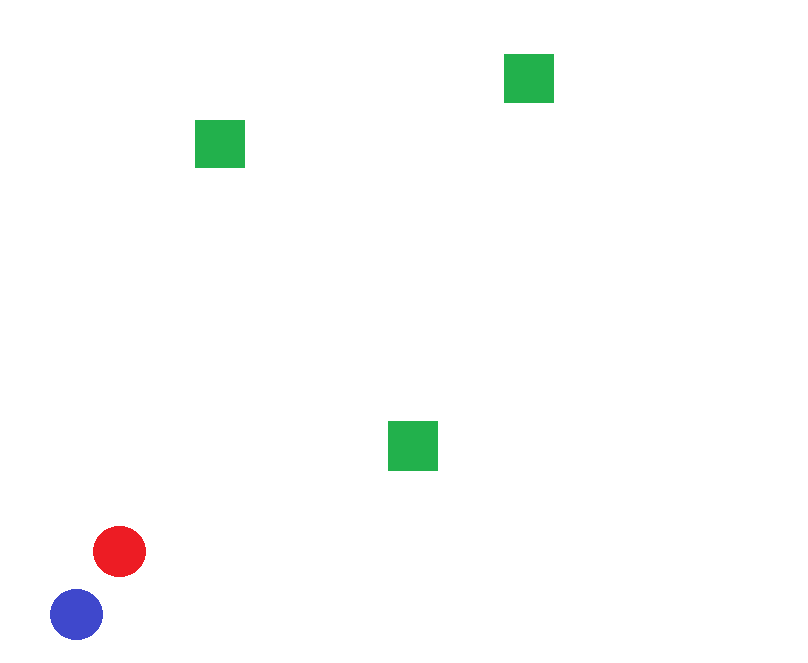
#> input picture test_image.png, 808 x 663 px, given in place of the camera
$ python cv_final.py
#> lines starting #> are read from the running program, lines starting #| are printed output that depends on the picture; after the words box and inside, x2 and y2 are one past the last pixel; in counts of white or black regions, pixels touching at a corner belong together
import numpy as np
import cv2

cv2.namedWindow('result')

cap = cv2.VideoCapture(0)

cap.set(3, 640) # Ширина
cap.set(4, 480) # Высота
cap.set(25, 25) # FPS

# Границы красного
hsv_orange_min = np.array(( 0,  85, 110), np.uint8)
hsv_orange_max = np.array((15, 255, 255), np.uint8)

hsv_violet_min = np.array((160, 160,  50), np.uint8)
hsv_violet_max = np.array((180, 255, 255), np.uint8)

# Границы зеленого
hsv_green_min = np.array((30, 100, 100), np.uint8)
hsv_green_max = np.array((90, 255, 255), np.uint8)

# Границы синего
hsv_blue_min = np.array((100, 150,  50), np.uint8)
hsv_blue_max = np.array((130, 255, 255), np.uint8)

while True:
    flag, image = cap.read()
#> image is the input picture: shape (663, 808, 3); mean B, G, R 251.5, 252.3, 251.1
    hsv_image = cv2.cvtColor(image, cv2.COLOR_BGR2HSV)
#> hsv_image: shape (663, 808, 3); mean H, S, V 2.1, 4.4, 253.7

    red_mask_orange = cv2.inRange(hsv_image, hsv_orange_min, hsv_orange_max)
#> red_mask_orange: shape (663, 808); every value is 0
    red_mask_violet = cv2.inRange(hsv_image, hsv_violet_min, hsv_violet_max)
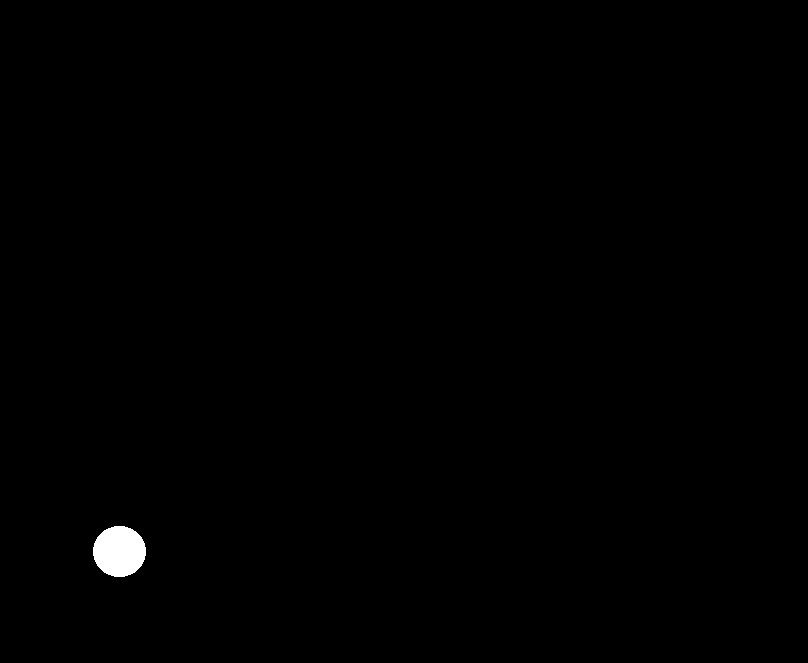
#> red_mask_violet: shape (663, 808); 0.4% white; 1 white region, box (x1, y1, x2, y2) and area: (93, 526, 146, 577) 2122
    red_mask = red_mask_orange + red_mask_violet

    green_mask = cv2.inRange(hsv_image, hsv_green_min, hsv_green_max)
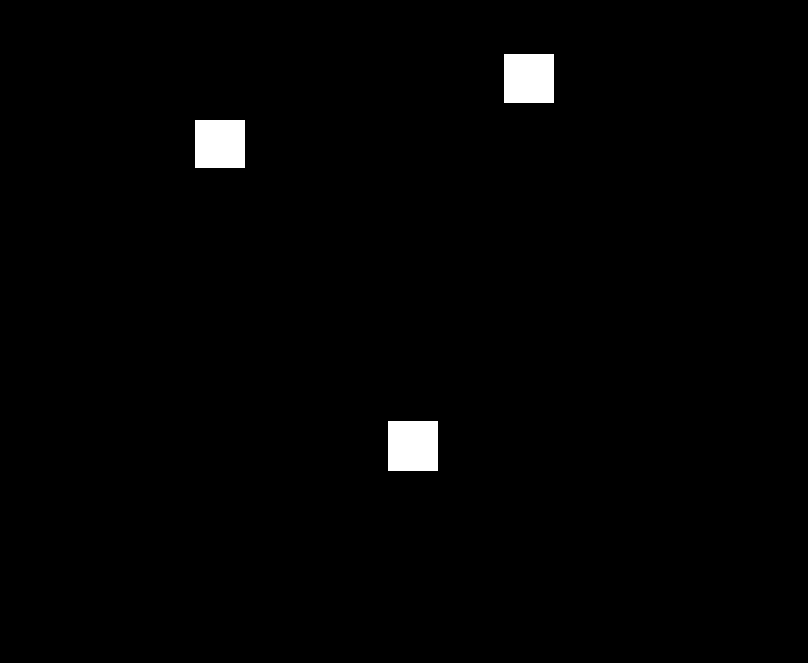
#> green_mask: shape (663, 808); 1.4% white; 3 white regions, box (x1, y1, x2, y2) and area: (388, 421, 438, 471) 2500, (504, 54, 554, 103) 2450, (195, 120, 245, 168) 2400

    blue_mask = cv2.inRange(hsv_image, hsv_blue_min, hsv_blue_max)
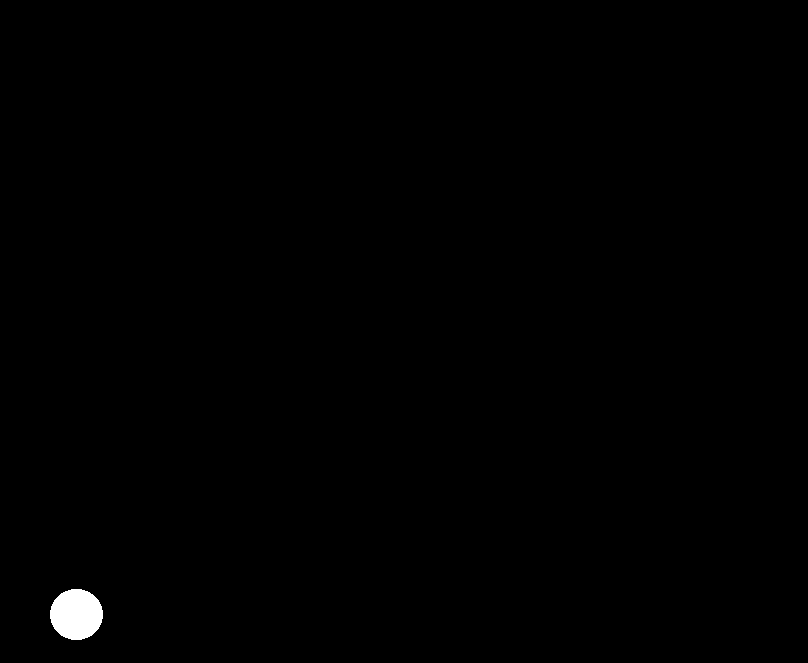
#> blue_mask: shape (663, 808); 0.4% white; 1 white region

    # отобразить красные объекты зеленым контуром
    r_cnts = cv2.findContours(red_mask, cv2.RETR_EXTERNAL, cv2.CHAIN_APPROX_SIMPLE)[1]
#> r_cnts = 1 contour; box (x1, y1, x2, y2) and area: (93, 526, 146, 577) 2049
    cv2.drawContours(image, r_cnts, -1, (0,255,0), 3, cv2.LINE_AA)

    '''
    #  processing red contours in object`s center coordinates
    r_mmnt = cv2.moments(r_cnt)[0]
    r_cx = int(r_mmnt['m10']/r_mmnt['m00'])
    r_cy = int(r_mmnt['m01']/r_mmnt['m00'])

    cv2.circle(image, (r_cx, r_cy), 5, (0, 255, 255), 2)
    cv2.putText(image, "%d-%d" % (r_cx, r_cy), (r_cx+10,r_cy-10), cv2.FONT_HERSHEY_SIMPLEX, 1, (0, 255, 255), 2)
    print(r_cx, '\t', r_cy)
    '''

    # отобразить синие объекты красным контуром
    b_cnts = cv2.findContours(blue_mask, cv2.RETR_EXTERNAL, cv2.CHAIN_APPROX_SIMPLE)[1]
#> b_cnts = 1 contour; box (x1, y1, x2, y2) and area: (50, 589, 103, 640) 2049
    cv2.drawContours(image, b_cnts, -1, (0,0,255), 3, cv2.LINE_AA)


    '''
    #  processing blue contours in object`s center coordinates
    b_mmnt = cv2.moments(b_cnt)[0]
    b_cx = int(b_mmnt['m10']/b_mmnt['m00'])
    b_cy = int(b_mmnt['m01']/b_mmnt['m00'])

    cv2.circle(image, (b_cx, b_cy), 5, (0, 255, 255), 2)
    cv2.putText(image, "%d-%d" % (b_cx, b_cy), (b_cx+10,b_cy-10), cv2.FONT_HERSHEY_SIMPLEX, 1, (0, 255, 255), 2)
    print(b_cx, '\t', b_cy)
    '''

    # отобразить зеленые объекты синим контуром
    g_cnts = cv2.findContours(green_mask, cv2.RETR_EXTERNAL, cv2.CHAIN_APPROX_SIMPLE)[1]
#> g_cnts = 3 contours; box (x1, y1, x2, y2) and area: (388, 421, 438, 471) 2401, (504, 54, 554, 103) 2352, (195, 120, 245, 168) 2303
    cv2.drawContours(image, g_cnts, -1, (255,0,0), 3, cv2.LINE_AA)
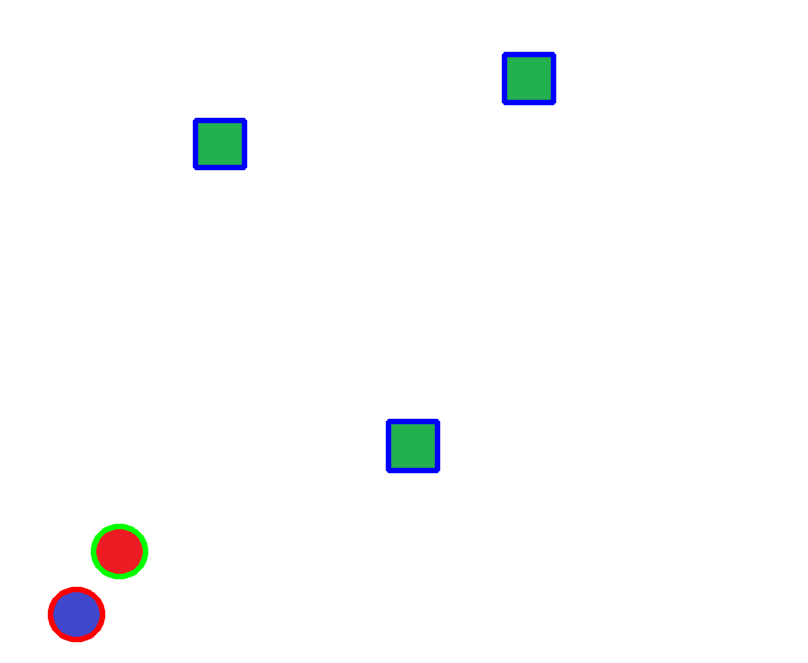
#> image: shape (663, 808, 3); mean B, G, R 251.5, 251, 250.2

    # processing green contours in object`s center coordinates
    for g_cnt in g_cnts:
        g_mmnt = cv2.moments(g_cnt)
        g_area = g_mmnt['m00']
        if g_area > 50:
            g_cx = int(g_mmnt['m10']/g_area)
            g_cy = int(g_mmnt['m01']/g_area)
            cv2.circle(image, (g_cx, g_cy), 5, (0, 255, 255), 2)
            cv2.putText(image, "%d-%d" % (g_cx, g_cy), (g_cx+10,g_cy-10), cv2.FONT_HERSHEY_SIMPLEX, 1, (0, 255, 255), 2)
            print(g_cx, '\t', g_cy)
#> this loop made 3 passes
#> (g_cnt, g_area, g_cx, g_cy) on passes 1 to 3: ([[388, 421], [388, 470], [437, 470], [437, 421]], 2401, 412, 445), ([[195, 120], [195, 167], [244, 167], [244, 120]], 2303, 219, 143), ([[504, 54], [504, 102], [553, 102], [553, 54]], 2352, 528, 78)
#| 412 	 445
#| 219 	 143
#| 528 	 78
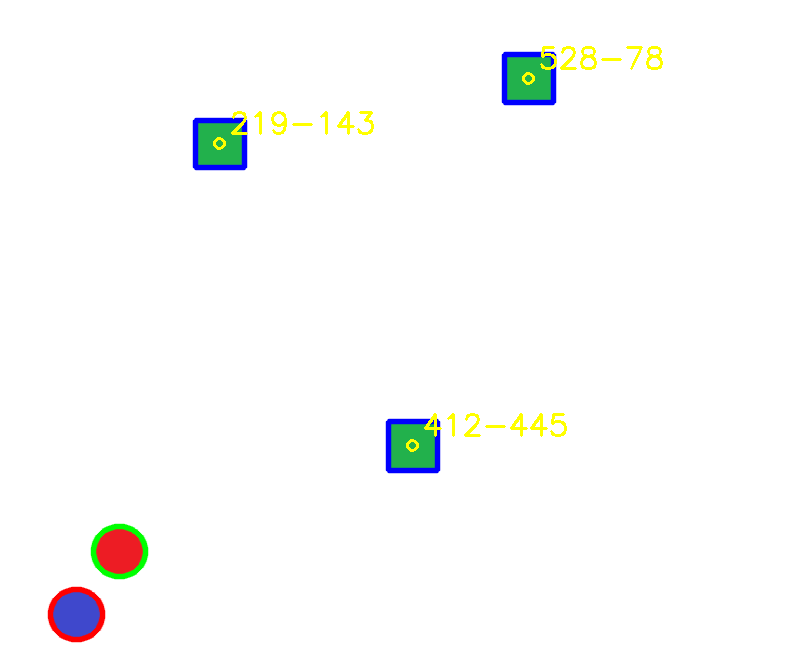
#> image: shape (663, 808, 3); 0.56% of pixels changed, all inside (x1, y1, x2, y2) = (213, 46, 663, 452)

    cv2.imshow('result', image)

    ch = cv2.waitKey(100)
#> (key Esc is pressed here)
    if ch == 27:
        break

cap.release()
cv2.destroyAllWindows()
